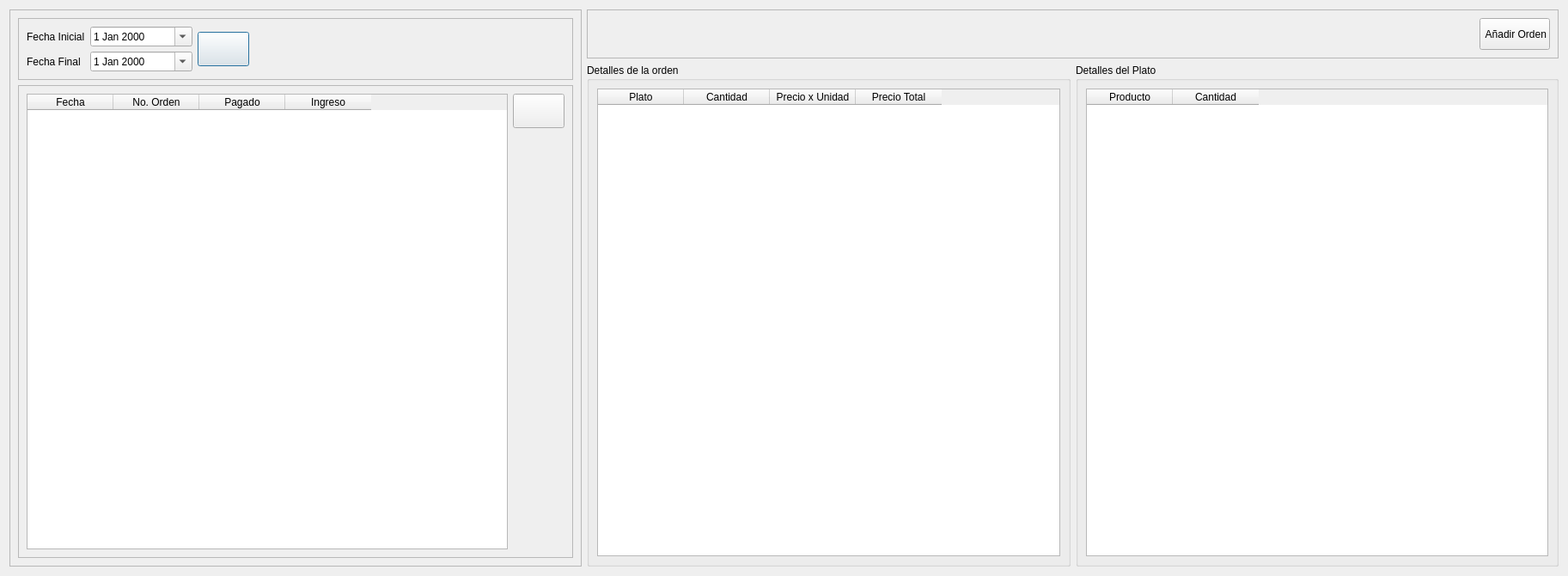
<?xml version="1.0" encoding="UTF-8"?>
<ui version="4.0">
 <class>form_ordenes</class>
 <widget class="QDialog" name="form_ordenes">
  <property name="geometry">
   <rect>
    <x>0</x>
    <y>0</y>
    <width>1825</width>
    <height>670</height>
   </rect>
  </property>
  <property name="windowTitle">
   <string>Órdenes</string>
  </property>
  <layout class="QGridLayout" name="gridLayout_7">
   <item row="0" column="0" rowspan="2">
    <widget class="QFrame" name="frame">
     <property name="sizePolicy">
      <sizepolicy hsizetype="Preferred" vsizetype="Preferred">
       <horstretch>0</horstretch>
       <verstretch>0</verstretch>
      </sizepolicy>
     </property>
     <property name="minimumSize">
      <size>
       <width>666</width>
       <height>0</height>
      </size>
     </property>
     <property name="frameShape">
      <enum>QFrame::StyledPanel</enum>
     </property>
     <property name="frameShadow">
      <enum>QFrame::Raised</enum>
     </property>
     <layout class="QGridLayout" name="gridLayout_3">
      <item row="0" column="0">
       <widget class="QFrame" name="frame_2">
        <property name="frameShape">
         <enum>QFrame::StyledPanel</enum>
        </property>
        <property name="frameShadow">
         <enum>QFrame::Raised</enum>
        </property>
        <layout class="QGridLayout" name="gridLayout">
         <item row="0" column="0">
          <layout class="QHBoxLayout" name="horizontalLayout_4">
           <item>
            <layout class="QVBoxLayout" name="verticalLayout">
             <item>
              <layout class="QHBoxLayout" name="horizontalLayout">
               <item>
                <widget class="QLabel" name="label">
                 <property name="text">
                  <string>Fecha Inicial</string>
                 </property>
                </widget>
               </item>
               <item>
                <widget class="QDateEdit" name="de_inicial">
                 <property name="minimumSize">
                  <size>
                   <width>119</width>
                   <height>0</height>
                  </size>
                 </property>
                 <property name="calendarPopup">
                  <bool>true</bool>
                 </property>
                </widget>
               </item>
              </layout>
             </item>
             <item>
              <layout class="QHBoxLayout" name="horizontalLayout_2">
               <item>
                <widget class="QLabel" name="label_2">
                 <property name="text">
                  <string>Fecha Final</string>
                 </property>
                </widget>
               </item>
               <item>
                <widget class="QDateEdit" name="de_final">
                 <property name="minimumSize">
                  <size>
                   <width>119</width>
                   <height>0</height>
                  </size>
                 </property>
                 <property name="calendarPopup">
                  <bool>true</bool>
                 </property>
                </widget>
               </item>
              </layout>
             </item>
            </layout>
           </item>
           <item>
            <layout class="QVBoxLayout" name="verticalLayout_2">
             <item>
              <layout class="QHBoxLayout" name="horizontalLayout_3">
               <item>
                <widget class="QPushButton" name="pb_filtrar">
                 <property name="minimumSize">
                  <size>
                   <width>60</width>
                   <height>40</height>
                  </size>
                 </property>
                 <property name="toolTip">
                  <string>Filtrar</string>
                 </property>
                 <property name="text">
                  <string/>
                 </property>
                 <property name="icon">
                  <iconset resource="recursos.qrc">
                   <normaloff>:/images/Images/iconos_colores/filter_96px.png</normaloff>:/images/Images/iconos_colores/filter_96px.png</iconset>
                 </property>
                 <property name="iconSize">
                  <size>
                   <width>35</width>
                   <height>35</height>
                  </size>
                 </property>
                </widget>
               </item>
               <item>
                <spacer name="horizontalSpacer">
                 <property name="orientation">
                  <enum>Qt::Horizontal</enum>
                 </property>
                 <property name="sizeHint" stdset="0">
                  <size>
                   <width>40</width>
                   <height>20</height>
                  </size>
                 </property>
                </spacer>
               </item>
              </layout>
             </item>
            </layout>
           </item>
          </layout>
         </item>
        </layout>
       </widget>
      </item>
      <item row="1" column="0">
       <widget class="QFrame" name="frame_3">
        <property name="frameShape">
         <enum>QFrame::StyledPanel</enum>
        </property>
        <property name="frameShadow">
         <enum>QFrame::Raised</enum>
        </property>
        <layout class="QGridLayout" name="gridLayout_2">
         <item row="0" column="0">
          <layout class="QHBoxLayout" name="horizontalLayout_5">
           <item>
            <widget class="QTableWidget" name="tw_ordenes">
             <column>
              <property name="text">
               <string>Fecha</string>
              </property>
             </column>
             <column>
              <property name="text">
               <string>No. Orden</string>
              </property>
             </column>
             <column>
              <property name="text">
               <string>Pagado</string>
              </property>
             </column>
             <column>
              <property name="text">
               <string>Ingreso</string>
              </property>
             </column>
            </widget>
           </item>
           <item>
            <layout class="QVBoxLayout" name="verticalLayout_3">
             <item>
              <widget class="QPushButton" name="pb_eliminarorden">
               <property name="minimumSize">
                <size>
                 <width>60</width>
                 <height>40</height>
                </size>
               </property>
               <property name="text">
                <string/>
               </property>
               <property name="icon">
                <iconset resource="recursos.qrc">
                 <normaloff>:/images/Images/iconos_colores/trash_can_96px.png</normaloff>:/images/Images/iconos_colores/trash_can_96px.png</iconset>
               </property>
               <property name="iconSize">
                <size>
                 <width>35</width>
                 <height>35</height>
                </size>
               </property>
              </widget>
             </item>
             <item>
              <spacer name="verticalSpacer_2">
               <property name="orientation">
                <enum>Qt::Vertical</enum>
               </property>
               <property name="sizeHint" stdset="0">
                <size>
                 <width>20</width>
                 <height>40</height>
                </size>
               </property>
              </spacer>
             </item>
            </layout>
           </item>
          </layout>
         </item>
        </layout>
       </widget>
      </item>
     </layout>
    </widget>
   </item>
   <item row="0" column="1" colspan="2">
    <widget class="QFrame" name="frame_4">
     <property name="frameShape">
      <enum>QFrame::StyledPanel</enum>
     </property>
     <property name="frameShadow">
      <enum>QFrame::Raised</enum>
     </property>
     <layout class="QGridLayout" name="gridLayout_6">
      <item row="0" column="1">
       <widget class="QPushButton" name="pb_insertarorden">
        <property name="minimumSize">
         <size>
          <width>0</width>
          <height>37</height>
         </size>
        </property>
        <property name="text">
         <string> Añadir Orden</string>
        </property>
        <property name="icon">
         <iconset resource="recursos.qrc">
          <normaloff>:/images/Images/iconos_colores/plus_96px.png</normaloff>:/images/Images/iconos_colores/plus_96px.png</iconset>
        </property>
       </widget>
      </item>
      <item row="0" column="0">
       <spacer name="horizontalSpacer_2">
        <property name="orientation">
         <enum>Qt::Horizontal</enum>
        </property>
        <property name="sizeHint" stdset="0">
         <size>
          <width>40</width>
          <height>20</height>
         </size>
        </property>
       </spacer>
      </item>
     </layout>
    </widget>
   </item>
   <item row="1" column="1">
    <widget class="QGroupBox" name="groupBox">
     <property name="title">
      <string>Detalles de la orden</string>
     </property>
     <layout class="QGridLayout" name="gridLayout_4">
      <item row="0" column="0">
       <widget class="QTableWidget" name="tw_platos">
        <column>
         <property name="text">
          <string>Plato</string>
         </property>
        </column>
        <column>
         <property name="text">
          <string>Cantidad</string>
         </property>
        </column>
        <column>
         <property name="text">
          <string>Precio x Unidad</string>
         </property>
        </column>
        <column>
         <property name="text">
          <string>Precio Total</string>
         </property>
        </column>
       </widget>
      </item>
     </layout>
    </widget>
   </item>
   <item row="1" column="2">
    <widget class="QGroupBox" name="groupBox_2">
     <property name="title">
      <string>Detalles del Plato</string>
     </property>
     <layout class="QGridLayout" name="gridLayout_5">
      <item row="0" column="0">
       <widget class="QTableWidget" name="tw_ingredientes">
        <column>
         <property name="text">
          <string>Producto</string>
         </property>
        </column>
        <column>
         <property name="text">
          <string>Cantidad</string>
         </property>
        </column>
       </widget>
      </item>
     </layout>
    </widget>
   </item>
  </layout>
  <zorder>frame</zorder>
  <zorder>groupBox</zorder>
  <zorder>groupBox_2</zorder>
  <zorder>frame_4</zorder>
 </widget>
 <resources>
  <include location="recursos.qrc"/>
 </resources>
 <connections/>
</ui>
